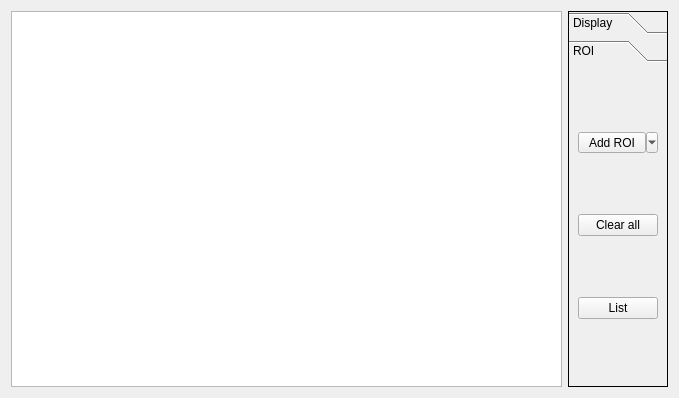
<?xml version="1.0" encoding="UTF-8"?>
<ui version="4.0">
 <class>Viewer2DWidget</class>
 <widget class="QWidget" name="Viewer2DWidget">
  <property name="geometry">
   <rect>
    <x>0</x>
    <y>0</y>
    <width>679</width>
    <height>398</height>
   </rect>
  </property>
  <property name="sizePolicy">
   <sizepolicy hsizetype="MinimumExpanding" vsizetype="Preferred">
    <horstretch>0</horstretch>
    <verstretch>0</verstretch>
   </sizepolicy>
  </property>
  <property name="windowTitle">
   <string>Form</string>
  </property>
  <layout class="QHBoxLayout" name="horizontalLayout">
   <item>
    <widget class="GraphicsLayoutWidget" name="viewer_GraphicsLayoutWidget">
     <property name="sizePolicy">
      <sizepolicy hsizetype="Expanding" vsizetype="Expanding">
       <horstretch>0</horstretch>
       <verstretch>0</verstretch>
      </sizepolicy>
     </property>
    </widget>
   </item>
   <item>
    <widget class="QToolBox" name="toolBox">
     <property name="sizePolicy">
      <sizepolicy hsizetype="Fixed" vsizetype="Preferred">
       <horstretch>0</horstretch>
       <verstretch>0</verstretch>
      </sizepolicy>
     </property>
     <property name="frameShape">
      <enum>QFrame::Panel</enum>
     </property>
     <property name="frameShadow">
      <enum>QFrame::Plain</enum>
     </property>
     <property name="lineWidth">
      <number>1</number>
     </property>
     <property name="currentIndex">
      <number>1</number>
     </property>
     <property name="tabSpacing">
      <number>6</number>
     </property>
     <widget class="QWidget" name="page">
      <property name="geometry">
       <rect>
        <x>0</x>
        <y>0</y>
        <width>88</width>
        <height>316</height>
       </rect>
      </property>
      <property name="sizePolicy">
       <sizepolicy hsizetype="Fixed" vsizetype="Preferred">
        <horstretch>0</horstretch>
        <verstretch>0</verstretch>
       </sizepolicy>
      </property>
      <attribute name="label">
       <string>Display</string>
      </attribute>
      <layout class="QVBoxLayout" name="verticalLayout">
       <item>
        <widget class="QCheckBox" name="show2D_checkBox">
         <property name="text">
          <string>Data</string>
         </property>
         <property name="checked">
          <bool>true</bool>
         </property>
         <property name="tristate">
          <bool>false</bool>
         </property>
        </widget>
       </item>
       <item>
        <widget class="QCheckBox" name="showHist_checkBox">
         <property name="text">
          <string>Hist</string>
         </property>
         <property name="checked">
          <bool>true</bool>
         </property>
        </widget>
       </item>
       <item>
        <widget class="QCheckBox" name="showIsoLine_checkBox_2">
         <property name="text">
          <string>Isoline</string>
         </property>
         <property name="checked">
          <bool>true</bool>
         </property>
        </widget>
       </item>
       <item>
        <widget class="QCheckBox" name="showIsoLine_checkBox">
         <property name="text">
          <string>ROI</string>
         </property>
         <property name="checked">
          <bool>true</bool>
         </property>
        </widget>
       </item>
      </layout>
     </widget>
     <widget class="QWidget" name="page_2">
      <attribute name="label">
       <string>ROI</string>
      </attribute>
      <layout class="QVBoxLayout" name="verticalLayout_2">
       <item>
        <widget class="QToolButton" name="makeROI_toolButton">
         <property name="sizePolicy">
          <sizepolicy hsizetype="Minimum" vsizetype="Fixed">
           <horstretch>0</horstretch>
           <verstretch>0</verstretch>
          </sizepolicy>
         </property>
         <property name="text">
          <string>Add ROI</string>
         </property>
         <property name="popupMode">
          <enum>QToolButton::MenuButtonPopup</enum>
         </property>
         <property name="toolButtonStyle">
          <enum>Qt::ToolButtonTextOnly</enum>
         </property>
         <property name="autoRaise">
          <bool>false</bool>
         </property>
         <property name="arrowType">
          <enum>Qt::NoArrow</enum>
         </property>
        </widget>
       </item>
       <item>
        <widget class="QPushButton" name="clearAll_pushButton">
         <property name="text">
          <string>Clear all</string>
         </property>
        </widget>
       </item>
       <item>
        <widget class="QPushButton" name="listROI_pushButton">
         <property name="text">
          <string>List</string>
         </property>
        </widget>
       </item>
      </layout>
     </widget>
    </widget>
   </item>
  </layout>
 </widget>
 <customwidgets>
  <customwidget>
   <class>GraphicsLayoutWidget</class>
   <extends>QGraphicsView</extends>
   <header>pyqtgraph</header>
  </customwidget>
 </customwidgets>
 <resources/>
 <connections/>
</ui>
